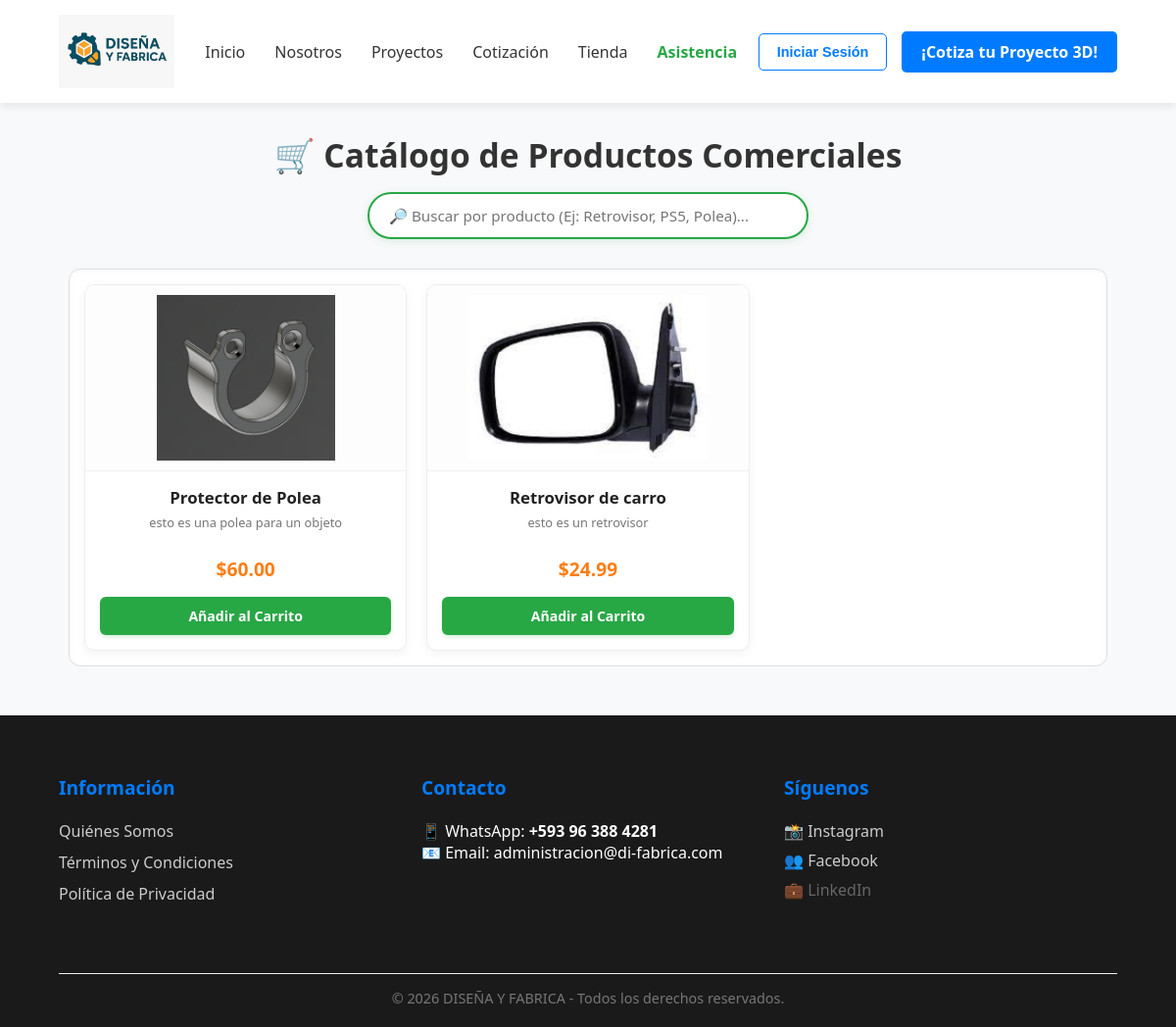
Page /tienda.php on the committed database.
### tables this page shows
CREATE TABLE `empresa_info` (
  `id` int(11) NOT NULL,
  `quienes_somos` text NOT NULL,
  `mision` text NOT NULL,
  `vision` text NOT NULL,
  `google_maps` text NOT NULL,
  `logo` varchar(255) DEFAULT 'LogoDYF.png',
  `historia` text DEFAULT NULL,
  `politica_calidad` text DEFAULT NULL,
  `banner_titulo` varchar(255) DEFAULT 'Impresión 3D de Calidad para tus Ideas',
  `banner_subtitulo` text DEFAULT NULL
);

CREATE TABLE `productos` (
  `id` int(11) NOT NULL,
  `nombre` varchar(255) NOT NULL,
  `descripcion` text NOT NULL,
  `precio` decimal(10,2) NOT NULL,
  `imagen` varchar(255) NOT NULL,
  `fecha_registro` timestamp NOT NULL DEFAULT current_timestamp()
);

### tienda.php (the view, shortened to what this page needs)
<?php
include 'includes/db.php';
include 'includes/header.php';
?>
<!DOCTYPE html>
<html lang="es">
<head>
    <link rel="stylesheet" href="css/estilos.css">
</head>
<body style="background-color: #f8f9fa; font-family: sans-serif;">
<main style="max-width: 1100px; margin: 30px auto; padding: 0 20px;">
    <div style="text-align: center; margin-bottom: 30px;">
        <h1 style="color: #333; font-size: 2.1rem; font-weight: bold; margin-bottom: 15px;">
            🛒 Catálogo de Productos Comerciales
        </h1>
        <div style="max-width: 450px; margin: 0 auto;">
            <input type="text" id="inputBuscarProducto" onkeyup="buscarProductosTienda()" placeholder="🔎 Buscar por producto (Ej: Retrovisor, PS5, Polea)..." style="width: 100%; padding: 12px 20px; border: 2px solid #28a745; border-radius: 25px; font-size: 0.95rem; outline: none; box-shadow: 0 2px 8px rgba(40, 167, 69, 0.15); box-sizing: border-box;">
        </div>
    </div>
    <div style="max-height: 650px; overflow-y: auto; padding: 15px; border-radius: 12px; background: #ffffff; border: 1px solid #e0e0e0; box-shadow: inset 0 2px 6px rgba(0,0,0,0.03);">
        <div id="contenedorProductos" style="display: grid; grid-template-columns: repeat(auto-fill, minmax(260px, 1fr)); gap: 20px;">
            <?php
            $query_productos = "SELECT * FROM productos ORDER BY id DESC";
            $res_prod = mysqli_query($conexion, $query_productos);
            if ($res_prod && mysqli_num_rows($res_prod) > 0) {
                while ($prod = mysqli_fetch_assoc($res_prod)) {
                    ?>
                    <div class="tarjeta-producto" style="background: #fff; border-radius: 10px; border: 1px solid #eee; overflow: hidden; box-shadow: 0 3px 10px rgba(0,0,0,0.05); display: flex; flex-direction: column; justify-content: space-between; padding-bottom: 15px; transition: transform 0.2s;">
                        <div>
                            <div style="height: 190px; overflow: hidden; background: #fdfdfd; display: flex; align-items: center; justify-content: center; padding: 10px; border-bottom: 1px solid #f0f0f0;">
                                <img src="img/productos/<?php echo htmlspecialchars($prod['imagen']); ?>" alt="<?php echo htmlspecialchars($prod['nombre']); ?>" style="max-width: 100%; max-height: 100%; object-fit: contain;">
                            </div>
                            <div style="padding: 15px 12px 5px 12px; text-align: center;">
                                <h3 class="nombre-producto" style="margin: 0 0 6px 0; color: #222; font-size: 1.05rem; font-weight: bold;">
                                    <?php echo htmlspecialchars($prod['nombre']); ?>
                                </h3>
                                <p style="color: #777; font-size: 0.8rem; margin: 0 0 10px 0; height: 32px; overflow: hidden; line-height: 1.3;">
                                    <?php echo htmlspecialchars(isset($prod['descripcion']) ? $prod['descripcion'] : 'Producto en stock para fabricación e impresión 3D.'); ?>
                                </p>
                                <div style="font-size: 1.2rem; color: #fd7e14; font-weight: bold;">
                                    $<?php echo number_format($prod['precio'], 2); ?>
                                </div>
                            </div>
                        </div>
                        <div style="padding: 10px 15px 0 15px;">
                            <a href="carrito.php?accion=agregar&id=<?php echo $prod['id']; ?>" style="display: block; background: #28a745; color: white; text-align: center; padding: 10px; border-radius: 6px; text-decoration: none; font-weight: bold; font-size: 0.88rem; box-shadow: 0 2px 4px rgba(40, 167, 69, 0.2);">
                                Añadir al Carrito
                            </a>
                        </div>
                    </div>
                    <?php
                }
            } else {
                echo "<p style='text-align: center; color: #888; grid-column: 1/-1; padding: 30px;'>No hay productos disponibles en la tienda comercial actualmente.</p>";
            }
            ?>
        </div>
    </div>
</main>
<?php include 'includes/footer.php'; ?>
</body>
</html>

### includes/header.php (shortened to what this page needs)
<?php
$query_header = "SELECT logo FROM empresa_info WHERE id = 1";
$res_header = mysqli_query($conexion, $query_header);
$info_header = mysqli_fetch_assoc($res_header);
$logo_actual = (!empty($info_header['logo'])) ? $info_header['logo'] : 'LogoDYF.png';
?>
<header class="navbar">
    <div class="logo-container">
        <a href="index.php" style="display: flex; align-items: center; text-decoration: none;">
            <img src="img/<?php echo $logo_actual; ?>" alt="Logo Diseña y Fabrica" class="logo-img" style="height: 75px; width: auto; object-fit: contain; display: block;">
        </a>
    </div>
    <nav class="nav-links">
        <ul>
            <li><a href="index.php">Inicio</a></li>
            <li><a href="quienes-somos.php">Nosotros</a></li>
            <li><a href="proyectos.php">Proyectos</a></li>
            <li><a href="cotizacion.php">Cotización</a></li>
            <li><a href="tienda.php">Tienda</a></li>
            <li><a href="asistencia.php" style="color: #28a745; font-weight: bold;">Asistencia</a></li>
        </ul>
    </nav>
    <div class="nav-button" style="display: flex; align-items: center; gap: 15px;">
        <a href="admin/login.php" class="btn-login" style="color: #007bff; text-decoration: none; border: 1px solid #007bff; padding: 10px 18px; border-radius: 5px; font-weight: bold; font-size: 0.9rem; transition: all 0.3s; font-family: sans-serif;">
            Iniciar Sesión
        </a>
        <a href="cotizacion.php" class="btn-cotizar">¡Cotiza tu Proyecto 3D!</a>
    </div>
</header>

### css/estilos.css (style rules this page uses)
* { margin: 0; padding: 0; box-sizing: border-box; font-family: 'Segoe UI', sans-serif; }
.navbar { display: flex; justify-content: space-between; align-items: center; padding: 15px 5%; background: #fff; box-shadow: 0 2px 10px rgba(0,0,0,0.1); }
.logo-container a { display: flex; align-items: center; text-decoration: none; }
.logo-img { width: 40px; margin-right: 10px; }
.nav-links ul { display: flex; list-style: none; }
.nav-links ul li { position: relative; padding: 0 15px; }
.nav-links ul li a { text-decoration: none; color: #333; font-weight: 500; transition: 0.3s; }
.btn-cotizar { background: #007bff; color: white !important; padding: 10px 20px; border-radius: 5px; text-decoration: none; font-weight: bold; transition: 0.3s; }

### rows in the picture
empresa_info: logo (picture)
productos: imagen (picture), nombre "Protector de Polea", descripcion "esto es una polea para un objeto", precio "60.00"
productos: imagen (picture), nombre "Retrovisor de carro", descripcion "esto es un retrovisor", precio "24.99"
